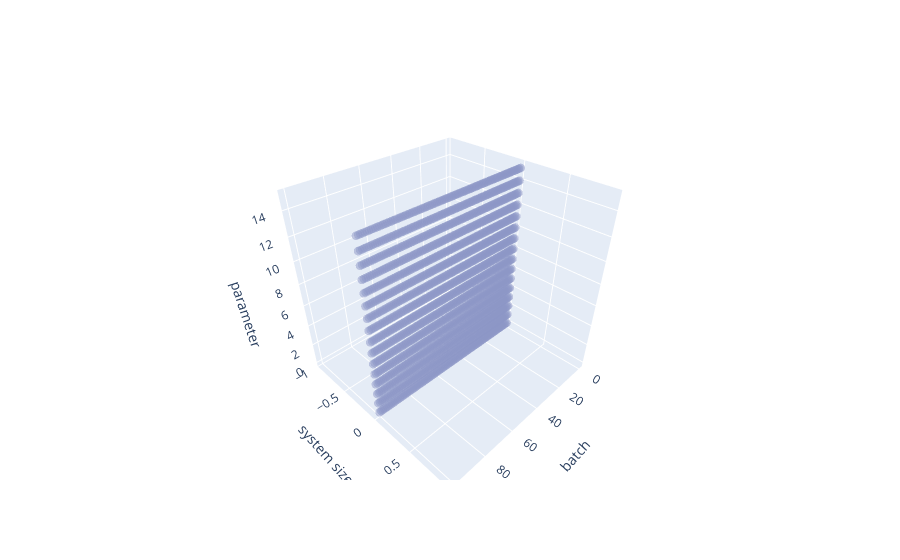

Here is the notebook cell this chart was saved with:
### Code cell
plot_tensor(
    Hamiltonians[0].training_dataset.sampled.unsqueeze(1).cpu().numpy(),
    ["batch", "system size", "parameter"],
    opacity=0.5,
    size=3,
)

### Figure 1 — Plotly figure (JSON) as saved in the notebook; plotly's stock layout.template omitted (floating-point values rounded to 4 significant figures; data arrays with more than 128 entries replaced by an {"elided": "..."} marker saying what was removed)
{"data": [{"marker": {"color": {"elided": "1616 int values"}, "colorscale": [[0, "rgb(247,252,253)"], [0.125, "rgb(224,236,244)"], [0.25, "rgb(191,211,230)"], [0.375, "rgb(158,188,218)"], [0.5, "rgb(140,150,198)"], [0.625, "rgb(140,107,177)"], [0.75, "rgb(136,65,157)"], [0.875, "rgb(129,15,124)"], [1, "rgb(77,0,75)"]], "opacity": 0.5, "size": 3}, "mode": "markers", "type": "scatter3d", "x": {"elided": "1616 int values"}, "y": {"elided": "1616 int values"}, "z": {"elided": "1616 int values"}}], "layout": {"scene": {"xaxis": {"title": {"text": "batch"}}, "yaxis": {"title": {"text": "system size"}}, "zaxis": {"title": {"text": "parameter"}}}}}
